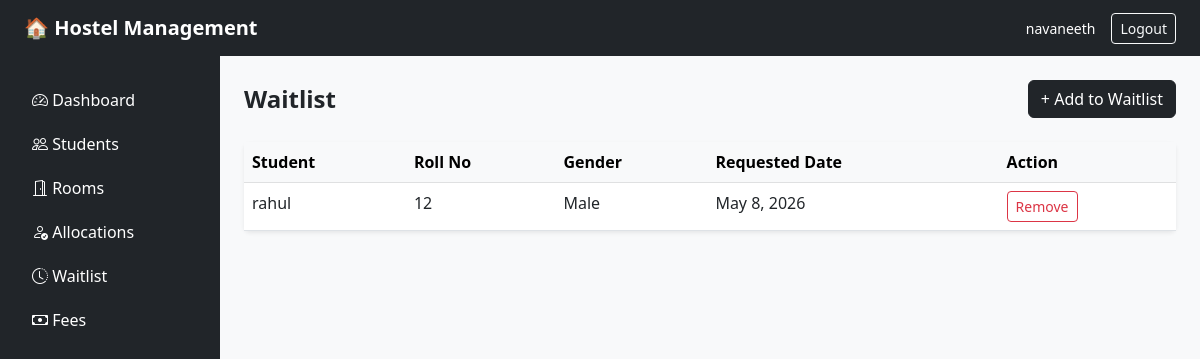
Before: /waitlist/ (signed in) with the older database file.
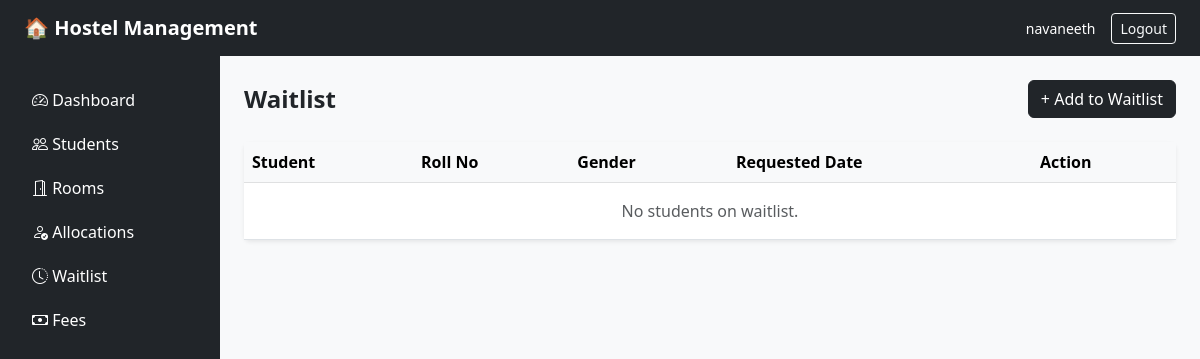
After: the same page with the newer database file.
### allocation/models.py (models this page shows, shortened)
class WaitlistEntry(models.Model):
    student = models.OneToOneField(Student, on_delete=models.CASCADE)
    requested_date = models.DateField(auto_now_add=True)

class Student(models.Model):
    GENDER_CHOICES = [
        ('Male', 'Male'),
        ('Female', 'Female'),
    ]
    user = models.OneToOneField(User, on_delete=models.CASCADE)
    name = models.CharField(max_length=100)
    roll_number = models.CharField(max_length=20, unique=True)
    gender = models.CharField(max_length=10, choices=GENDER_CHOICES)
    course = models.CharField(max_length=100)
    year = models.PositiveIntegerField()
    contact = models.CharField(max_length=15)
    email = models.EmailField(unique=True)

### allocation/views.py (the view)
# urls.py: path('waitlist/', views.waitlist, name='waitlist'),
@login_required
def waitlist(request):
    if not is_admin(request.user):
        return redirect('student_dashboard')
    entries = WaitlistEntry.objects.all().order_by('requested_date')
    return render(request, 'allocation/waitlist.html', {'entries': entries})

### allocation/views.py (called while the page is built)
def is_admin(user):
    return user.is_staff

### allocation/templates/allocation/waitlist.html
{% extends 'allocation/base.html' %}
{% block content %}
<div class="d-flex justify-content-between align-items-center mb-4">
    <h4 class="fw-bold mb-0">Waitlist</h4>
    <a href="{% url 'waitlist_add' %}" class="btn btn-dark">+ Add to Waitlist</a>
</div>
<div class="card border-0 shadow-sm">
    <div class="card-body p-0">
        <table class="table table-hover mb-0">
            <thead class="table-light">
                <tr>
                    <th>Student</th>
                    <th>Roll No</th>
                    <th>Gender</th>
                    <th>Requested Date</th>
                    <th>Action</th>
                </tr>
            </thead>
            <tbody>
                {% for entry in entries %}
                <tr>
                    <td>{{ entry.student.name }}</td>
                    <td>{{ entry.student.roll_number }}</td>
                    <td>{{ entry.student.gender }}</td>
                    <td>{{ entry.requested_date }}</td>
                    <td>
                        <a href="{% url 'waitlist_remove' entry.pk %}" class="btn btn-sm btn-outline-danger">Remove</a>
                    </td>
                </tr>
                {% empty %}
                <tr><td colspan="5" class="text-center text-muted py-3">No students on waitlist.</td></tr>
                {% endfor %}
            </tbody>
        </table>
    </div>
</div>
{% endblock %}

Changed rows visible on the page:
removed WaitlistEntry: student.name "rahul", student.roll_number "12", student.gender "Male", requested_date "May 8, 2026"
Other visible differences:
text now shown: "No students on waitlist."
